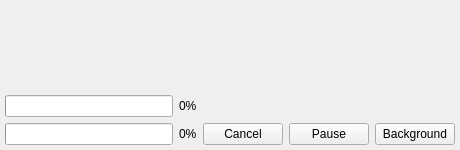
<?xml version="1.0" encoding="UTF-8"?>
<ui version="4.0">
 <class>CFileOperationDialog</class>
 <widget class="QWidget" name="CFileOperationDialog">
  <property name="geometry">
   <rect>
    <x>0</x>
    <y>0</y>
    <width>460</width>
    <height>150</height>
   </rect>
  </property>
  <property name="windowTitle">
   <string notr="true">Operation</string>
  </property>
  <layout class="QVBoxLayout" name="verticalLayout">
   <property name="leftMargin">
    <number>5</number>
   </property>
   <property name="topMargin">
    <number>5</number>
   </property>
   <property name="rightMargin">
    <number>5</number>
   </property>
   <property name="bottomMargin">
    <number>5</number>
   </property>
   <item>
    <widget class="CLabelElided" name="_lblSummary">
     <property name="sizePolicy">
      <sizepolicy hsizetype="Ignored" vsizetype="Preferred">
       <horstretch>0</horstretch>
       <verstretch>0</verstretch>
      </sizepolicy>
     </property>
     <property name="text">
      <string notr="true"/>
     </property>
     <property name="alignment">
      <set>Qt::AlignmentFlag::AlignCenter</set>
     </property>
    </widget>
   </item>
   <item>
    <layout class="QHBoxLayout" name="statusRow" stretch="0,1">
     <property name="spacing">
      <number>10</number>
     </property>
     <item>
      <widget class="QLabel" name="_lblStatus">
       <property name="text">
        <string notr="true"/>
       </property>
      </widget>
     </item>
     <item>
      <widget class="CLabelElided" name="_lblCurrentFile">
       <property name="sizePolicy">
        <sizepolicy hsizetype="Ignored" vsizetype="Preferred">
         <horstretch>0</horstretch>
         <verstretch>0</verstretch>
        </sizepolicy>
       </property>
       <property name="text">
        <string notr="true"/>
       </property>
       <property name="textFormat">
        <enum>Qt::TextFormat::PlainText</enum>
       </property>
      </widget>
     </item>
    </layout>
   </item>
   <item>
    <layout class="QGridLayout" name="gridLayout">
     <item row="0" column="0">
      <widget class="QProgressBar" name="_fileProgress">
       <property name="value">
        <number>0</number>
       </property>
       <property name="textVisible">
        <bool>false</bool>
       </property>
      </widget>
     </item>
     <item row="0" column="1">
      <widget class="QLabel" name="_fileProgressText">
       <property name="text">
        <string notr="true">0%</string>
       </property>
      </widget>
     </item>
     <item row="1" column="0">
      <widget class="CProgressBarTaskbar" name="_overallProgress">
       <property name="value">
        <number>0</number>
       </property>
       <property name="textVisible">
        <bool>false</bool>
       </property>
      </widget>
     </item>
     <item row="1" column="1">
      <widget class="QLabel" name="_overallProgressText">
       <property name="text">
        <string notr="true">0%</string>
       </property>
      </widget>
     </item>
     <item row="1" column="2">
      <widget class="QPushButton" name="_btnCancel">
       <property name="text">
        <string>Cancel</string>
       </property>
      </widget>
     </item>
     <item row="1" column="3">
      <widget class="QPushButton" name="_btnPause">
       <property name="text">
        <string>Pause</string>
       </property>
      </widget>
     </item>
     <item row="1" column="4">
      <widget class="QPushButton" name="_btnBackground">
       <property name="text">
        <string>Background</string>
       </property>
      </widget>
     </item>
    </layout>
   </item>
  </layout>
 </widget>
 <customwidgets>
  <customwidget>
   <class>CProgressBarTaskbar</class>
   <extends>QProgressBar</extends>
   <header location="global">taskbarprogress/cprogressbartaskbar.h</header>
  </customwidget>
  <customwidget>
   <class>CLabelElided</class>
   <extends>QLabel</extends>
   <header>widgets/clabelelided.h</header>
  </customwidget>
 </customwidgets>
 <resources/>
 <connections/>
</ui>
